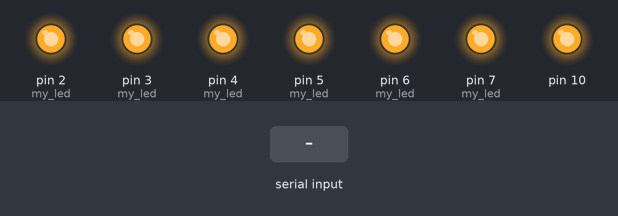
Bench run of a sketch on a simulated Arduino Uno, built with avr-gcc and run on an emulated ATmega328P. Parts: output pins drawn as LEDs (lit = HIGH). The test bench sets the inputs (shaded band).

Above: at 1.2 s.
1.3 s: "xx,1\n" received over Serial
Timing chart, 0 to 4.3 s (numbered marks = the images above; inputs shaded):
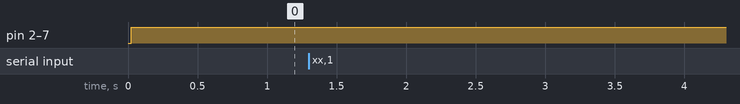

The sketch:

6_LED_controller_V2.ino
```cpp
#include <SPI.h>
/* -------------------------------------------------------------------- */
/*                     Setup Function                         */
/* -------------------------------------------------------------------- */
String p;
String tt;
String myString;
float power_converted;
int port;
int power;
int led;
int state;
int pulse_width_off;
int pulse_width_on;
int on_switch;
// State of the LED, Digital Output LED, DAC output (VOUTB=)
int my_led[3][6] = {{0, 0, 0, 0, 0, 0}, {7, 6, 5, 4, 3, 2}, {0, 2, 4, 5, 3, 1}};
int rep_Times;
//starts in yy to enter loop
String xxValue = "yy";

void setup()
{
  Serial.begin(9600);
  // set SPI and a user LED to be outputs
  pinMode(SS, OUTPUT);
  pinMode(MOSI, OUTPUT);
  pinMode(SCK, OUTPUT);
  //pinMode(50, OUTPUT);
  //LED PWM
  pinMode(7, OUTPUT);
  pinMode(6, OUTPUT);
  pinMode(5, OUTPUT);
  pinMode(4, OUTPUT);
  pinMode(3, OUTPUT);
  pinMode(2, OUTPUT);
  //relay pin
  pinMode(12, OUTPUT);
  SPI.begin(); // starts the SPI library object
  SPI.setBitOrder(MSBFIRST); // during the transfer of data, send the most significant bit first
  SPI.setDataMode(SPI_MODE0); // Clock starts at a LOW value and transmits data on the falling edge of the clock signal
  delay(5);
  digitalWrite(SS, LOW); // selecting the DAC
  setUpDAC(); // user defined function
  digitalWrite(SS, HIGH); // deselecting the DAC

}
/* -------------------------------------------------------------------- */
/*                       Loop Function                          */
/* -------------------------------------------------------------------- */
void loop()
{
  while (Serial.available()) {
    read_parameters();
    if (xxValue == "xx") {
      turnLed();
    }
  }
  if (xxValue == "yy") {
    turnLedLoop();
  }
}//end of loop


/* -------------------------------------------------------------------- */
/*                 User Defined Functions                         */
/* -------------------------------------------------------------------- */

void resetFunc() {

  digitalWrite(LED_BUILTIN, HIGH);//turn off LED
  delay(10);
  SPI.begin(); // starts the SPI library object
  SPI.setBitOrder(MSBFIRST); // during the transfer of data, send the most significant bit first
  SPI.setDataMode(SPI_MODE0); // Clock starts at a LOW value and transmits data on the falling edge of the clock signal
  delay(5);
  digitalWrite(SS, LOW); // selecting the DAC
  setUpDAC(); // user defined function
  digitalWrite(SS, HIGH); // deselecting the DAC
}

void turnLed() {
  for (int i = 0; i < rep_Times; i++) {
    //first turn ON-LOW
    for (int i = 0; i < 6; i++) {
      //if state is 1 it turns it on/LOW
      if (my_led[0][i] == 1) {
        digitalWrite(my_led[1][i], LOW);
      }
    }
    delay(pulse_width_on);
    for (int i = 0; i < 6; i++) {
      //HIGH means that is off
      //turns all the LEDs off
      digitalWrite(my_led[1][i], HIGH);
    }
    delay(pulse_width_off);
  }

}


void turnLedLoop() {
  //first turn ON-LOW
  for (int i = 0; i < 6; i++) {
    //if state is 1 it turns it on/LOW
    if (my_led[0][i] == 1) {
      digitalWrite(my_led[1][i], LOW);
    }
  }
  delay(pulse_width_on);
  for (int i = 0; i < 6; i++) {
    //HIGH means that is off
    //turns all the LEDs off
    digitalWrite(my_led[1][i], HIGH);
  }
  delay(pulse_width_off);

}

void read_parameters() {


  //-----------------turn-off-when reading--------------------
  for (int i = 0; i < 6; i++) {
    digitalWrite(my_led[1][i], HIGH);
  }
  //----------------------read for---------------------------
  myString = Serial.readString(); // read the incoming data as string
  int commaIndexArray[] = {0, 0, 0, 0, 0, 0, 0, 0, 0};
  String stringValues[] = {"0", "0", "0", "0", "0", "0", "0", "0"};
  commaIndexArray[0] = myString.indexOf(',');
  xxValue = myString.substring(0, commaIndexArray[0]);
  for (int i = 1; i <= 7; i++) {
    commaIndexArray[i] = myString.indexOf(',', commaIndexArray[i - 1] + 1);
    stringValues[i] = myString.substring(commaIndexArray[i - 1] + 1, commaIndexArray[i]);
    if (stringValues[i] == "end") {
      break;
    }
  }
  power = stringValues[1].toInt();
  on_switch = stringValues[2].toInt();
  led = stringValues[3].toInt();
  state = stringValues[4].toInt();
  pulse_width_on = stringValues[5].toInt();
  pulse_width_off = stringValues[6].toInt();
  rep_Times = stringValues[7].toInt();

  if (xxValue == "reset") {
    resetFunc();
  }
  if (power >= 0 or power <= 100) {
    power_converted = 3380 - (power * 26.26);
  }
  else {
    power_converted = 3380;
  }


  //  Serial.println(" ");
  //  Serial.print("power (%): ");
  //  //    %below 601 the DAC gives 0V
  //  //    % it´s possible its because an external voltage is beain used
  //  //    % the highest we want is 2310
  //  //    %(2310-600)/100=17.1
  //  Serial.println(power_converted);
  //  Serial.print("led: ");
  //  Serial.println(led);
  //  Serial.print("state: ");
  //  Serial.println(state);
  //  Serial.print("Pulse Width On: ");
  //  Serial.println(pulse_width_on);
  //  Serial.print("Pulse Width Off: ");
  //  Serial.println(pulse_width_off);
  //  Serial.print("ON/OFF: ");
  //  Serial.println(on_switch);


  //led activation
  for (int i = 1; i <= 6; i++) {
    if (led == i) {
      if (state == 1) {
        my_led[0][i - 1] = 1;
      }
      else {
        my_led[0][i - 1] = 0;
      }
      //set power to each LED
      digitalWrite(SS, LOW);
      sendAddressAndValue(my_led[2][i - 1], power_converted);
      digitalWrite(SS, HIGH);
      delay(3);
    }

    //turn the system ON/OFF
    if (on_switch == 1) {
      digitalWrite(12, HIGH);
    } else {
      digitalWrite(12, LOW);
    }
  }
  if (led == 15) {
    digitalWrite(SS, LOW);
    //DAC 12 bit= 4095 levels
    sendAddressAndValue(led, power_converted);
    digitalWrite(SS, HIGH);
    delay(3);
  }
}

void sendAddressAndValue(int address, int value) {
  //valid address values are between 0 and 7; 0 for A, 1 for B, and so on.
  //An address value of 15 will provide power to all of the outputs simultaneously
  // 690 is set as the low limit for value since is equivlent to 1A
  if (((address >= 0 && address <= 7) || address == 15) && (value > 750 && value <= 4095)) {
    SPI.transfer(0b00000011); // 4 bits of junk and a command to update DAC register
    delay(1); // small time delay to ensure the DAC processes the data
    int value1 = highByte(value); // collecting the upper half of the value
    int value2 = lowByte(value); // collecting the lower half of the value
    int addressAndValue1 = (address << 4) + value1; // combining the address and value into one piece
    SPI.transfer(addressAndValue1); // the 4 bits of address and the upper half of the value
    delay(1); // small time delay to ensure the DAC processes the data
    SPI.transfer(value2); // the lower half of the value
    delay(1); // small time delay to ensure the DAC processes the data
    SPI.transfer(0);//junk data
    delay(1); // small time delay to ensure the DAC processes the data
  }

  else {
    SPI.transfer(0b00000011); // 4 bits of junk and a command to update DAC register
    delay(1); // small time delay to ensure the DAC processes the data
    SPI.transfer(0b11110000); // all addresses and a value of zero
    delay(1); // small time delay to ensure the DAC processes the data
    SPI.transfer(0); // a value of zero
    delay(1); // small time delay to ensure the DAC processes the data
    SPI.transfer(0);//junk data
    delay(1); // small time delay to ensure the DAC processes the data
    for (int i = 0; i < 8; i++) {
    }
  }
} //end of sendAddressAndValue


void setUpDAC() {
  SPI.transfer(0b00001000);//4 bits of junk and a command to change reference voltage
  delay(3); // small time delay to ensure DAC processes the data
  SPI.transfer(0);//sending more values since it doesn't care about these (thanks to the Command) and we need 32 bits total
  delay(3);
  SPI.transfer(0);//same reason
  delay(3);
  SPI.transfer(0b00000001);//7 bits of ignored data and a final "1" to indicate to use the internal reference
  delay(3);
  digitalWrite(SS, HIGH);
  delay(1);
  digitalWrite(SS, LOW);
  //turning all the outputs off to begin with
  SPI.transfer(0b00000011); // 4 bits of junk and a command to update DAC register
  delay(1); // small time delay to ensure the DAC processes the data
  SPI.transfer(0b11110000); // all addresses and a value of zero
  delay(1); // small time delay to ensure the DAC processes the data
  SPI.transfer(0); // a value of zero
  delay(1); // small time delay to ensure the DAC processes the data
  SPI.transfer(0);//junk data
  delay(1); // small time delay to ensure the DAC processes the data
}
```
